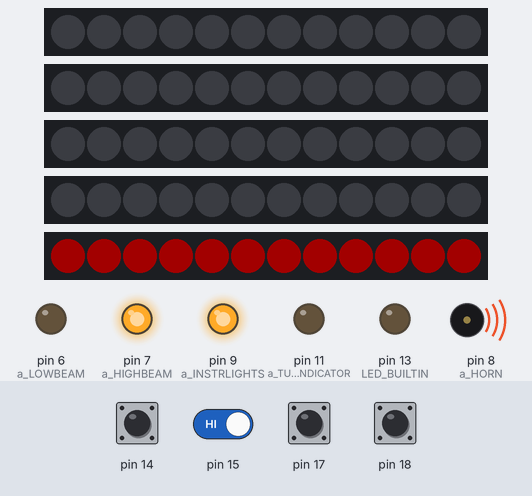
A sketch run on a simulated Arduino Uno, built with avr-gcc and run on an emulated ATmega328P. Parts: 5 × 12 RGB LEDs in strip order, left to right, output pins drawn as LEDs (lit = HIGH), buzzer (waves = sounding, pin HIGH). Dashed ring = blinking. The test bench sets the inputs (shaded band); at power-on: pin 14, pin 15, pin 17, pin 18 HIGH. Dim RGB values are drawn brighter than linear.

Above: at 1.2 s.
1.3 s: pin 14 pulled LOW for 1 s
At 1.47 s:
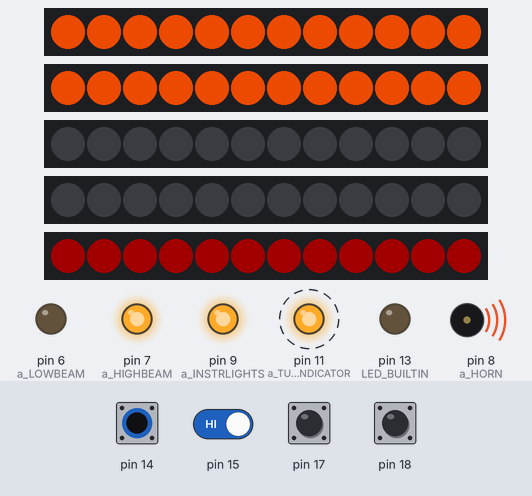
3.8 s: pin 17 pulled LOW for 0.15 s
At 3.9 s:
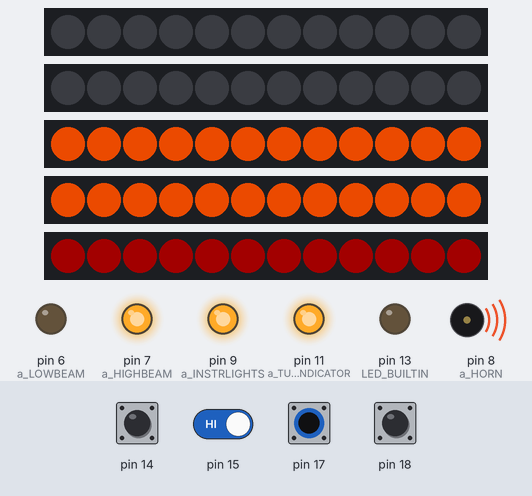
5.4 s: pin 17 pulled LOW for 1 s
At 6.24 s:
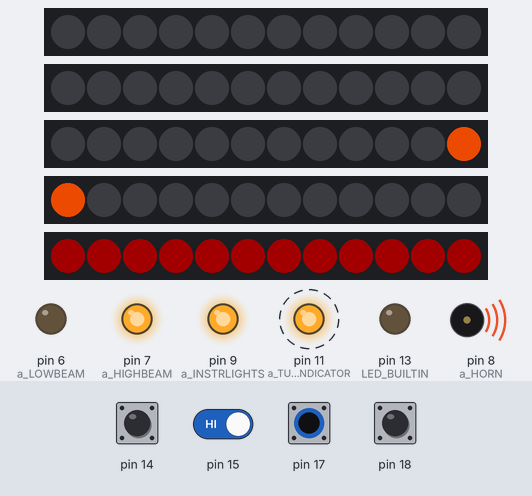
7.9 s: pin 18 pulled LOW for 1 s
At 8.07 s:
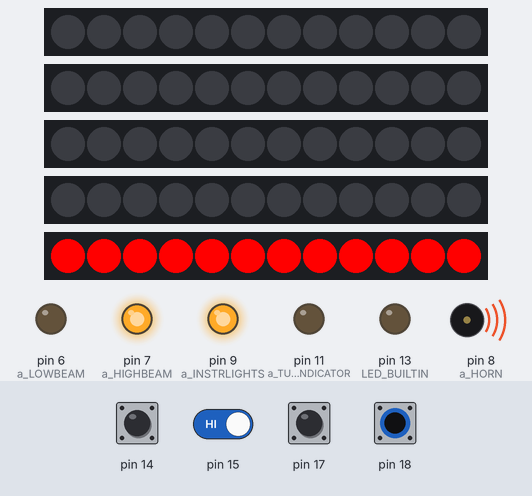
10.4 s: pin 15 driven LOW
At 11.55 s:
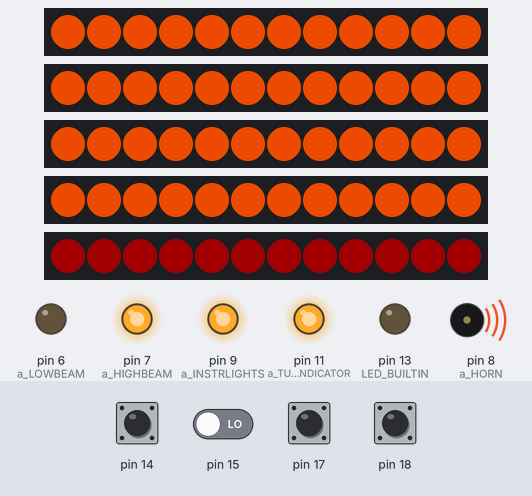
13.4 s: pin 14 pulled LOW for 1 s
At 14.24 s:
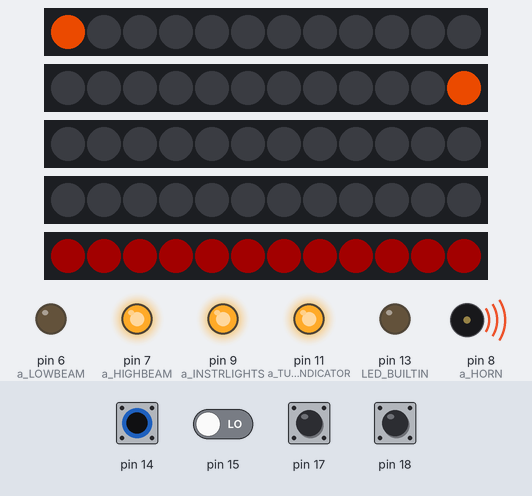
Timing chart, 0 to 16.4 s (numbered marks = the images above; inputs shaded):
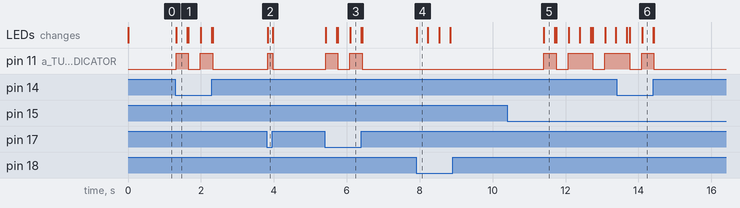

Measured:
- after the input at 1.3 s, pin 11 (a_TURNINDICATOR): alternates HIGH for 0.33 s and LOW for 0.33 s, 4 changes in all, then stays LOW, starting at once; the LEDs: change at once (image 1)
- after the input at 3.8 s, pin 11 (a_TURNINDICATOR): LOW → HIGH at once, → LOW 0.14 s later; the LEDs: change at once (image 2)
- after the input at 5.4 s, pin 11 (a_TURNINDICATOR): alternates HIGH for 0.33 s and LOW for 0.33 s, 4 changes in all, then stays LOW, starting at once; the LEDs: first change at once (image 3 shows a later state)
- after the input at 7.9 s, the LEDs: change at once (image 4)
- after the input at 10.4 s, pin 11 (a_TURNINDICATOR): goes HIGH 0.33 s, LOW 0.33 s, HIGH 0.67 s, LOW 0.33 s, then HIGH, starting after 1.0 s; the LEDs: change after 1.0 s (image 5)
- after the input at 13.4 s, the LEDs: first change after 0.28 s (image 6 shows a later state)

The sketch:

Centrale-moto.ino
```cpp
#include <ClickButton.h>
#include <NeoPixelBus.h>
#include <NeoPixelAnimator.h>
#include <ACS712.h>

#define COMMODOS 1 // Are we in commodos (for turns) or clickbutton setup ?
#define activeRelay LOW// Is the relay active LOW or HIGH

// Indexes of animations players
#define anim_TURNSIGNALS 0
#define anim_FRONTBEAM 1         // ON / OFF
#define anim_TAIL 2              // Three states: LOW / HIGH / OFF
#define anim_MESURECOURANT 3              // ON / OFF

// =================== MAPPING ===================
//                   ____________
//                   \          /
//                  a_HIBEAM_pin (7)
//                  a_LOBEAM_pin (6)
//       np_FL_pin (2)   \__/   np_FR_pin (3)
//            \/________[_][_]________\/
//                  a_INSTR_pin(9)
//                        !!
//    b_LEFT_pin (14)-----------b_RIGHT_pin (17)
//      b_BEAM_pin (15) !----! b_HORN_pin (16)
//                        !!
//                        !!
//       a_HORN_pin(8)   oooo
//                      o°°°°o
//                      o°°°°o   b_BRAKE (18)
//                       o°°o
//       np_RL_pin (4)    oo      np_RL_pin (5)
//            /\__________!!__________/\
//                        !!
//                       [OO]
//                  np_TAIL_pin(10)
//


//  A0   A1   A2   A3   A4   A5
//  14   15   16   17   18   19
//  in------------------------>
//
//
//  n/a  n/a  OUT-------------------------------------------------------->
//   0    1    2    3    4    5    6    7    8    9    10    11    12    13
//


#define BUTTON_LEFT 14    // Clickbutton / SWITCH
#define BUTTON_BEAM 15    // clickbutton
#define BUTTON_HORN 16    // clickbutton
#define BUTTON_RIGHT 17   // Clickbutton / SWITCH
#define CONTACT_BRAKE 18  // Contact

#define a_FRONTLEFT 2   // Neopixel
#define a_FRONTRIGHT 3  // Neopixel
#define a_REARLEFT 4    // Neopixel
#define a_REARRIGHT 5   // Neopixel
#define a_LOWBEAM 6     // SS-Relay
#define a_HIGHBEAM 7    // SS-Relay
#define a_HORN 8        // SS-Relay
#define a_INSTRLIGHTS 9 // SS-Relay
#define a_TAIL 10       // Neopixel
#define a_TURNINDICATOR 11 // LED

//#define SENSOR_CURRENT 19 // Current sensor

// Animator parameters
const uint16_t AnimCount = 4; //max 7 anims runnin at the same time (7 equipments)
NeoPixelAnimator animations(AnimCount); // , NEO_MILLISECONDS ; NeoPixel animation management object

// Neopixel parameters
const uint16_t TurnSignalPixelCount = 12; // common number of pixels for turn signals
const uint16_t TailPixelCount = 12; // common number of pixels for turn signals
const uint16_t TailStripTilt = 0; // Offset index to apply to tail strip in case level animation is done

// Turn signals parameters
const float TurningAnimationTime = 1000; // duration of animation to loop (in ms)
uint16_t TurningAnimationCurrentlyRunning = 0; // 0=off ; 1=left ; 2=right ; 3=warnings
byte f_WARNINGS_READY = 0;
RgbColor TurnSignalsColor(190, 60, 0);

// Tail light parameters
const float BrakingAnimationTime = 400; // duration of animation to loop (in ms)
uint16_t BrakingAnimationCurrentlyRunning = 0; // 0 = off ; 1 = idle ; 2 = braking
RgbColor TailSignalColor(35, 0, 0);       // Idle red
RgbColor BrakeSignalColor(255, 0, 0);      // Braking red
byte f_TAIL_ON = 1; // by default, tail is on, but animation is not started (will start at first update, or btrake if braking


// Buttons & inputs (constructors)
ClickButton b_LEFT_cB(BUTTON_LEFT, LOW, CLICKBTN_PULLUP);
ClickButton b_BEAM_cB(BUTTON_BEAM, LOW, CLICKBTN_PULLUP);
//ClickButton b_HORN_cB(BUTTON_HORN, LOW, CLICKBTN_PULLUP);
ClickButton b_RIGHT_cB(BUTTON_RIGHT, LOW, CLICKBTN_PULLUP);
ClickButton b_BRAKE_cB(CONTACT_BRAKE, LOW, CLICKBTN_PULLUP);

// Actuators and outputs (constructors)
NeoPixelBus<NeoGrbFeature, Neo800KbpsMethod> stripLeftFront(TurnSignalPixelCount, a_FRONTLEFT);
NeoPixelBus<NeoGrbFeature, Neo800KbpsMethod> stripLeftRear(TurnSignalPixelCount, a_REARLEFT);
NeoPixelBus<NeoGrbFeature, Neo800KbpsMethod> stripRightFront(TurnSignalPixelCount, a_FRONTRIGHT);
NeoPixelBus<NeoGrbFeature, Neo800KbpsMethod> stripRightRear(TurnSignalPixelCount, a_REARRIGHT);
NeoPixelBus<NeoGrbFeature, Neo800KbpsMethod> stripTail(TailPixelCount, a_TAIL);

// Beam section
byte f_BEAM_ON;
byte f_BEAM_HB;

// Current sensor section
//ACS712 capteurCourant(ACS712_05B, SENSOR_CURRENT);
//float mesureCourant;
//int compteur=0;
// int numberOfSamples=20;
// int samplingTime=5;
// float zeroOffset = 0.0391;

// Debug section
char buf [64];

void setup(){

    // Debug serial
    Serial.begin(115200);
    pinMode(LED_BUILTIN, OUTPUT);

    // Setup output relay pins
    SetupOutputPin(a_LOWBEAM);
    SetupOutputPin(a_HIGHBEAM);
    SetupOutputPin(a_HORN);
    SetupOutputPin(a_INSTRLIGHTS);
    SetupOutputPin(a_TURNINDICATOR);

    // Setup NeopixelsBuses
    stripLeftFront.Begin();
    stripLeftRear.Begin();
    stripRightFront.Begin();
    stripRightRear.Begin();
    stripTail.Begin();

    stripLeftFront.Show();
    stripLeftRear.Show();
    stripRightFront.Show();
    stripRightRear.Show();
    stripTail.Show();

    // Setup Clickbuttons
    b_LEFT_cB.debounceTime   = 20;   // Debounce timer in ms
    b_LEFT_cB.multiclickTime = 180;  // Time limit for multi clicks
    b_LEFT_cB.longClickTime  = 1000; // time until "held-down clicks" register

    b_BEAM_cB.debounceTime   = 20;   // Debounce timer in ms
    b_BEAM_cB.multiclickTime = 180;  // Time limit for multi clicks
    b_BEAM_cB.longClickTime  = 1000; // time until "held-down clicks" register

    // b_HORN_cB.debounceTime   = 20;   // Debounce timer in ms
    // b_HORN_cB.multiclickTime = 180;  // Time limit for multi clicks
    // b_HORN_cB.longClickTime  = 1000; // time until "held-down clicks" register

    b_RIGHT_cB.debounceTime   = 20;   // Debounce timer in ms
    b_RIGHT_cB.multiclickTime = 180;  // Time limit for multi clicks
    b_RIGHT_cB.longClickTime  = 1000; // time until "held-down clicks" register

    b_BRAKE_cB.debounceTime   = 20;   // Debounce timer in ms
    b_BRAKE_cB.multiclickTime = 180;  // Time limit for multi clicks
    b_BRAKE_cB.longClickTime  = 1000; // time until "held-down clicks" register

    // Setup beam toggles:
    f_BEAM_ON = HIGH;
    f_BEAM_HB = LOW;
    digitalWrite(a_HIGHBEAM, !activeRelay);
    digitalWrite(a_LOWBEAM, activeRelay);

    // Setup Instrument lights
    digitalWrite(a_INSTRLIGHTS, !activeRelay);

    // Setup Horn
    digitalWrite(a_HORN, !activeRelay);

    // Setup current sensor
    //delay(100);
    //capteurCourant.calibrate();
}

void loop(){

    UpdateClickButtonsBeforeReading();

    // Where the magic happens :D

#if COMMODOS == 1
    if (b_LEFT_cB.depressed && b_RIGHT_cB.depressed){ //ERROR --> shorting on one of the buttons
        Serial.println("Error, one of the switch is shorted to ground");
        animations.StartAnimation(anim_TURNSIGNALS, TurningAnimationTime, NotTurningAnimation); // TODO: Add error anim
    } else if (b_LEFT_cB.depressed){ // Right turn
        if (TurningAnimationCurrentlyRunning != 1)
            animations.StartAnimation(anim_TURNSIGNALS, TurningAnimationTime, TurningLeftAnimation);
    } else if (b_RIGHT_cB.depressed) { // Left turn
        if (TurningAnimationCurrentlyRunning != 2)
            animations.StartAnimation(anim_TURNSIGNALS, TurningAnimationTime, TurningRightAnimation);
    } else if (b_BEAM_cB.clicks == -1) { //Start warnings
        if (TurningAnimationCurrentlyRunning != 3){
            animations.StartAnimation(anim_TURNSIGNALS, TurningAnimationTime, WarningAnimation);
        } else {
            animations.StartAnimation(anim_TURNSIGNALS, TurningAnimationTime, NotTurningAnimation);
        }
    }
    else if (TurningAnimationCurrentlyRunning != 3){ // Not turning && not warning
        animations.StartAnimation(anim_TURNSIGNALS, TurningAnimationTime, NotTurningAnimation);
    }

#else //------Clickbutton case - not used in handlebar V1-----------

    if (b_LEFT_cB.clicks == 1){ // Left button pressed once
        if (TurningAnimationCurrentlyRunning != 1)
            animations.StartAnimation(anim_TURNSIGNALS, TurningAnimationTime, TurningLeftAnimation);
        else {
            animations.StartAnimation(anim_TURNSIGNALS, TurningAnimationTime, NotTurningAnimation);
        }
    }

    if (b_RIGHT_cB.clicks == 1){ // Right button pressed once
        if (TurningAnimationCurrentlyRunning != 2) {
            animations.StartAnimation(anim_TURNSIGNALS, TurningAnimationTime, TurningRightAnimation);
        } else {
            animations.StartAnimation(anim_TURNSIGNALS, TurningAnimationTime, NotTurningAnimation);
        }
    }

    //-------Clickbutton case - not used here, using double long click on BEAM------
    if (b_RIGHT_cB.clicks == -1 || b_LEFT_cB.clicks == -1){ // Long click on turn buttons
      if (f_WARNINGS_READY){ // Toggle Warnings ON/OFF depending on running or not!
            // reset armed indicator
            f_WARNINGS_READY = 0;
            // toggle on/off
            if (TurningAnimationCurrentlyRunning != 3){
                animations.StartAnimation(anim_TURNSIGNALS, TurningAnimationTime, WarningAnimation);
            } else {
                animations.StartAnimation(anim_TURNSIGNALS, TurningAnimationTime, NotTurningAnimation);
            }
        }
      else { // Arm warning indicators
            f_WARNINGS_READY = 1;
      }
    }
#endif

    // Brake / Tail section

    if (b_BEAM_cB.clicks == -2) f_TAIL_ON = !f_TAIL_ON; // Switch tail section

    if (f_TAIL_ON){
        if (b_BRAKE_cB.depressed && BrakingAnimationCurrentlyRunning != 2){ // Start braking anim if not started
            animations.StartAnimation(anim_TAIL, BrakingAnimationTime, BrakingAnimation);
        } else if (BrakingAnimationCurrentlyRunning != 1) {       // Start idle anim if not started
            animations.StartAnimation(anim_TAIL, BrakingAnimationTime, IdleTailAnimation);
        }
    } else {    // otherwise, set off
        animations.StartAnimation(anim_TAIL, BrakingAnimationTime, TailOffAnimation);
    }

    // Debug
    //if (b_BRAKE_cB.depressed) digitalWrite(LED_BUILTIN, HIGH); else digitalWrite(LED_BUILTIN, LOW);

    // BEAM FUNCTION DEACTIVATED (Always active for now)
    // Beam function
    // if (b_BEAM_cB.clicks == 1) f_BEAM_HB = !f_BEAM_HB;
    // if (b_BEAM_cB.clicks == -1) f_BEAM_ON =!f_BEAM_ON;

    // if (f_BEAM_ON){
    //     if (f_BEAM_HB) {
    //         digitalWrite(a_HIGHBEAM, activeRelay);
    //         digitalWrite(a_LOWBEAM, !activeRelay);
    //     } else {
    //         digitalWrite(a_HIGHBEAM, !activeRelay);
    //         digitalWrite(a_LOWBEAM, activeRelay);
    //     }
    // } else {
    //     digitalWrite(a_HIGHBEAM, !activeRelay);
    //     digitalWrite(a_LOWBEAM, !activeRelay);
    // }

    // // Instruments lights with beams
    // //digitalWrite(a_INSTRLIGHTS, f_BEAM_ON);
    // digitalWrite(a_INSTRLIGHTS, !activeRelay); // Overriden to low for now

    // // Horn
    // //digitalWrite(a_HORN, b_HORN_cB.depressed);
    // digitalWrite(a_HORN, !activeRelay); // Overridden to low for now

    animations.UpdateAnimations();
    ShowAllStrips();

}


// ======== HELPERS & OTHERS ============

void ShowAllStrips(){ // Show strips (only the ones that are dirty)
    if (stripLeftFront.IsDirty())    stripLeftFront.Show();
    if (stripLeftRear.IsDirty())     stripLeftRear.Show();
    if (stripRightFront.IsDirty())   stripRightFront.Show();
    if (stripRightRear.IsDirty())    stripRightRear.Show();
    if (stripTail.IsDirty())         stripTail.Show();
}

void SetupOutputPin(uint16_t pinNumber){
    pinMode(pinNumber, OUTPUT);
    digitalWrite(pinNumber, LOW);
}

// void SetupInputPinPullup(int pinNumber){
//   pinMode(pinNumber, INPUT);
//   digitalWrite(pinNumber, 0);
// }

void UpdateClickButtonsBeforeReading(){
    b_LEFT_cB.Update();
    b_BEAM_cB.Update();
    //b_HORN_cB.Update();
    b_RIGHT_cB.Update();
    b_BRAKE_cB.Update();
}

#pragma region animations


void NotTurningAnimation(const AnimationParam& _param){
    TurningAnimationCurrentlyRunning = 0;
    stripLeftFront.ClearTo(RgbColor(0,0,0));
    stripRightFront.ClearTo(RgbColor(0,0,0));
    stripLeftRear.ClearTo(RgbColor(0,0,0));
    stripRightRear.ClearTo(RgbColor(0,0,0));
    digitalWrite(a_TURNINDICATOR, LOW);
}

void TurningLeftAnimation(const AnimationParam& _param){

    TurningAnimationCurrentlyRunning = 1; // This is the LEFT anim

    int ScaledProgress = static_cast<int>(_param.progress * 36) % 12; // looping 12-based index (as three-fold animation)

    if (_param.state == AnimationState_Started){           // animation started ; draw all

        // Turning off right side!
        stripRightFront.ClearTo(RgbColor(0,0,0));
        stripRightRear.ClearTo(RgbColor(0,0,0));

        // Lighting on left side
        stripLeftFront.ClearTo(TurnSignalsColor);
        stripLeftRear.ClearTo(TurnSignalsColor);

    } else if (_param.state == AnimationState_Completed) { // animation finished ; restart

        animations.RestartAnimation(_param.index);

    } else {    // animation progression

        if (_param.progress < 0.333333f) { // scaledprogress is between 0 (excluded) and 12 (excluded too)

            for(int i = 0; i <= ScaledProgress; i++)
            {
                stripLeftFront.SetPixelColor(i, RgbColor(0,0,0));
                stripLeftRear.SetPixelColor(11-i, RgbColor(0,0,0));
            }

            digitalWrite(a_TURNINDICATOR, HIGH);

        } else if (_param.progress < 0.666666f) {

            stripLeftFront.ClearTo(RgbColor(0,0,0));
            stripLeftRear.ClearTo(RgbColor(0,0,0));

            digitalWrite(a_TURNINDICATOR, LOW);

        } else if (_param.progress < 0.999999f) {

            for(int i = 0; i <= ScaledProgress; i++)
            {
                stripLeftFront.SetPixelColor(i, TurnSignalsColor);
                stripLeftRear.SetPixelColor(11-i, TurnSignalsColor);
            }

            digitalWrite(a_TURNINDICATOR, HIGH);

        }
    }
}

void TurningRightAnimation(const AnimationParam& _param){

    TurningAnimationCurrentlyRunning = 2; // This is the LEFT anim

    int ScaledProgress = static_cast<int>(_param.progress * 36) % 12; // looping 12-based index (as three-fold animation)

    if (_param.state == AnimationState_Started){           // animation started ; draw all

        // Turning off left side!
        stripLeftFront.ClearTo(RgbColor(0,0,0));
        stripLeftRear.ClearTo(RgbColor(0,0,0));

        // Lighting on right side
        stripRightFront.ClearTo(TurnSignalsColor);
        stripRightRear.ClearTo(TurnSignalsColor);

    } else if (_param.state == AnimationState_Completed) { // animation finished ; restart

        animations.RestartAnimation(_param.index);

    } else {    // animation progression

        if (_param.progress < 0.333333f) { // scaledprogress is between 0 (excluded) and 12 (excluded too)
            for(int i = 0; i <= ScaledProgress; i++)
            {
                stripRightFront.SetPixelColor(11-i, RgbColor(0,0,0));
                stripRightRear.SetPixelColor(i, RgbColor(0,0,0));
            }

            digitalWrite(a_TURNINDICATOR, HIGH);

        } else if (_param.progress < 0.666666f) {

            stripRightFront.ClearTo(RgbColor(0,0,0));
            stripRightRear.ClearTo(RgbColor(0,0,0));

            digitalWrite(a_TURNINDICATOR, LOW);

        } else if (_param.progress < 0.999999f) {

            for(int i = 0; i <= ScaledProgress; i++)
            {
                stripRightFront.SetPixelColor(11-i, TurnSignalsColor);
                stripRightRear.SetPixelColor(i, TurnSignalsColor);
            }

            digitalWrite(a_TURNINDICATOR, HIGH);

        }
    }
}

void WarningAnimation(const AnimationParam& _param){

    TurningAnimationCurrentlyRunning = 3; // This is the WARNING anim

    int ScaledProgress = static_cast<int>(_param.progress * 36) % 12; // looping 12-based index (as three-fold animation)

    if (_param.state == AnimationState_Started){           // animation started ; draw all

        // Lighting on everyone
        stripRightFront.ClearTo(TurnSignalsColor);
        stripRightRear.ClearTo(TurnSignalsColor);
        stripLeftFront.ClearTo(TurnSignalsColor);
        stripLeftRear.ClearTo(TurnSignalsColor);

    } else if (_param.state == AnimationState_Completed) { // animation finished ; restart

        animations.RestartAnimation(_param.index);

    } else {    // animation progression

        if (_param.progress < 0.333333f) { // scaledprogress is between 0 (excluded) and 12 (excluded too)
            for(int i = 0; i <= ScaledProgress; i++)
            {
                stripRightFront.SetPixelColor(11-i, RgbColor(0,0,0));
                stripRightRear.SetPixelColor(i, RgbColor(0,0,0));
                stripLeftFront.SetPixelColor(i, RgbColor(0,0,0));
                stripLeftRear.SetPixelColor(11-i, RgbColor(0,0,0));
            }

            digitalWrite(a_TURNINDICATOR, HIGH);

        } else if (_param.progress < 0.666666f) {

            stripRightFront.ClearTo(RgbColor(0,0,0));
            stripRightRear.ClearTo(RgbColor(0,0,0));
            stripLeftFront.ClearTo(RgbColor(0,0,0));
            stripLeftRear.ClearTo(RgbColor(0,0,0));

            digitalWrite(a_TURNINDICATOR, LOW);

        } else if (_param.progress < 0.999999f) {

            for(int i = 0; i <= ScaledProgress; i++)
            {
                stripRightFront.SetPixelColor(11-i, TurnSignalsColor);
                stripRightRear.SetPixelColor(i, TurnSignalsColor);
                stripLeftFront.SetPixelColor(i, TurnSignalsColor);
                stripLeftRear.SetPixelColor(11-i, TurnSignalsColor);
            }

            digitalWrite(a_TURNINDICATOR, HIGH);

        }
    }
}

void IdleTailAnimation(const AnimationParam& _param){
    BrakingAnimationCurrentlyRunning = 1;
    stripTail.ClearTo(TailSignalColor);
}

void BrakingAnimation(const AnimationParam& _param){
    BrakingAnimationCurrentlyRunning = 2;
    stripTail.ClearTo(BrakeSignalColor);
}

void TailOffAnimation(const AnimationParam& _param){
    BrakingAnimationCurrentlyRunning = 0;
    stripTail.ClearTo(RgbColor(0,0,0));
}


/* void MeasuringCurrentAnimation(const AnimationParam& _param){

    // Remaining issue: zero-ing at startup ;
    // Arduino idle current is approximately 39 mA

    if (_param.state == AnimationState_Completed) {
        if (compteur < numberOfSamples){
            mesureCourant += capteurCourant.getCurrentDC() + zeroOffset;
            ++compteur;
            animations.RestartAnimation(anim_MESURECOURANT);
        } else {
            mesureCourant /= compteur*10;
            Serial.println(mesureCourant*1000,0);
            compteur = 0;
            mesureCourant = 0;
            animations.RestartAnimation(anim_MESURECOURANT);
        }
    }
}
*/
#pragma endregion
```
